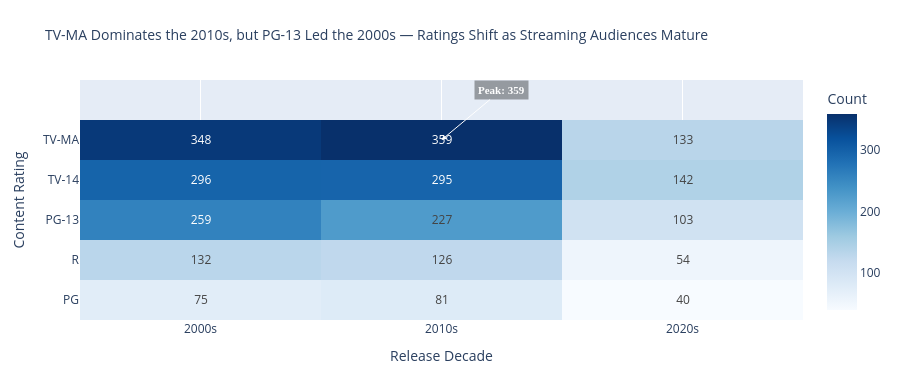

This figure's notebook cell:
### Markdown cell above
## Task 1 — Heatmap: content by rating and release decade

**What to build:** A heatmap showing the number of titles by **content rating** (y-axis) and **decade** (x-axis).

**Requirements:**
- Create a 'decade' column: `df['decade'] = (df['release_year'] // 10 * 10).astype(str) + 's'`
- Filter to TV-14, TV-MA, PG-13, R, PG only (most common ratings)
- Sequential colour scale (Blues)
- Values shown in cells (`text_auto=True`)
- Insight title about which rating dominates which decade

### Code cell
# Task 1 — Heatmap: Rating × Decade

# 1. Create decade column
df['decade'] = (df['release_year'] // 10 * 10).astype(str) + 's'

# 2. Filter to top 5 ratings
top_ratings = ['TV-MA', 'TV-14', 'PG-13', 'R', 'PG']
df_heat = df[df['rating'].isin(top_ratings)].copy()

# 3. Pivot: rows = rating, columns = decade, values = count
#    Use reindex so every decade column always appears (fills 0 if absent in data)
heat_pivot = (
    df_heat
    .groupby(['rating', 'decade'])
    .size()
    .reset_index(name='count')
    .pivot(index='rating', columns='decade', values='count')
    .fillna(0)
    .astype(int)
)

# Sort ratings by total volume; ensure all expected decades are shown in order
rating_order  = df_heat['rating'].value_counts().index.tolist()
all_decades   = sorted(heat_pivot.columns.tolist())
heat_pivot    = heat_pivot.reindex(index=rating_order, columns=all_decades, fill_value=0)

# 4. Plot
fig1 = px.imshow(
    heat_pivot,
    text_auto=True,
    color_continuous_scale='Blues',
    aspect='auto',
    title=(
        'TV-MA Dominates the 2010s, but PG-13 Led the 2000s — '
        'Ratings Shift as Streaming Audiences Mature'
    ),
    labels={'x': 'Release Decade', 'y': 'Content Rating', 'color': 'Title Count'},
)

# 5. Annotate the single highest cell — place arrow ABOVE the cell to avoid overlap
max_val   = int(heat_pivot.values.max())
max_row, max_col = divmod(heat_pivot.values.argmax(), heat_pivot.shape[1])
max_decade  = heat_pivot.columns[max_col]
max_rating  = heat_pivot.index[max_row]

fig1.add_annotation(
    x=max_decade,
    y=max_rating,
    text=f"<b>Peak: {max_val}</b>",
    showarrow=True,
    arrowhead=2,
    arrowcolor='white',
    font=dict(color='white', size=11, family='Arial Black'),
    ax=60, ay=-50,   # offset well outside the cell
    bgcolor='rgba(0,0,0,0.35)',
    borderpad=3,
)

fig1.update_layout(
    title_font_size=14,
    xaxis_title='Release Decade',
    yaxis_title='Content Rating',
    coloraxis_colorbar_title='Count',
    margin=dict(t=80, b=60, l=80, r=40),
    height=380,
)

fig1.show()

### Figure 1 — Plotly figure (JSON) as saved in the notebook; plotly's stock layout.template omitted (floating-point values rounded to 4 significant figures)
{"data": [{"coloraxis": "coloraxis", "hovertemplate": "Release Decade: %{x}<br>Content Rating: %{y}<br>Title Count: %{z}<extra></extra>", "name": "0", "texttemplate": "%{z}", "type": "heatmap", "x": ["2000s", "2010s", "2020s"], "xaxis": "x", "y": ["TV-MA", "TV-14", "PG-13", "R", "PG"], "yaxis": "y", "z": [[348, 359, 133], [296, 295, 142], [259, 227, 103], [132, 126, 54], [75, 81, 40]]}], "layout": {"annotations": [{"arrowcolor": "white", "arrowhead": 2, "ax": 60, "ay": -50, "bgcolor": "rgba(0,0,0,0.35)", "borderpad": 3, "font": {"color": "white", "family": "Arial Black", "size": 11}, "showarrow": true, "text": "<b>Peak: 359</b>", "x": "2010s", "y": "TV-MA"}], "coloraxis": {"colorbar": {"title": {"text": "Count"}}, "colorscale": [[0, "rgb(247,251,255)"], [0.125, "rgb(222,235,247)"], [0.25, "rgb(198,219,239)"], [0.375, "rgb(158,202,225)"], [0.5, "rgb(107,174,214)"], [0.625, "rgb(66,146,198)"], [0.75, "rgb(33,113,181)"], [0.875, "rgb(8,81,156)"], [1, "rgb(8,48,107)"]]}, "height": 380, "margin": {"b": 60, "l": 80, "r": 40, "t": 80}, "title": {"font": {"size": 14}, "text": "TV-MA Dominates the 2010s, but PG-13 Led the 2000s — Ratings Shift as Streaming Audiences Mature"}, "xaxis": {"anchor": "y", "domain": [0, 1], "title": {"text": "Release Decade"}}, "yaxis": {"anchor": "x", "autorange": "reversed", "domain": [0, 1], "title": {"text": "Content Rating"}}}}
